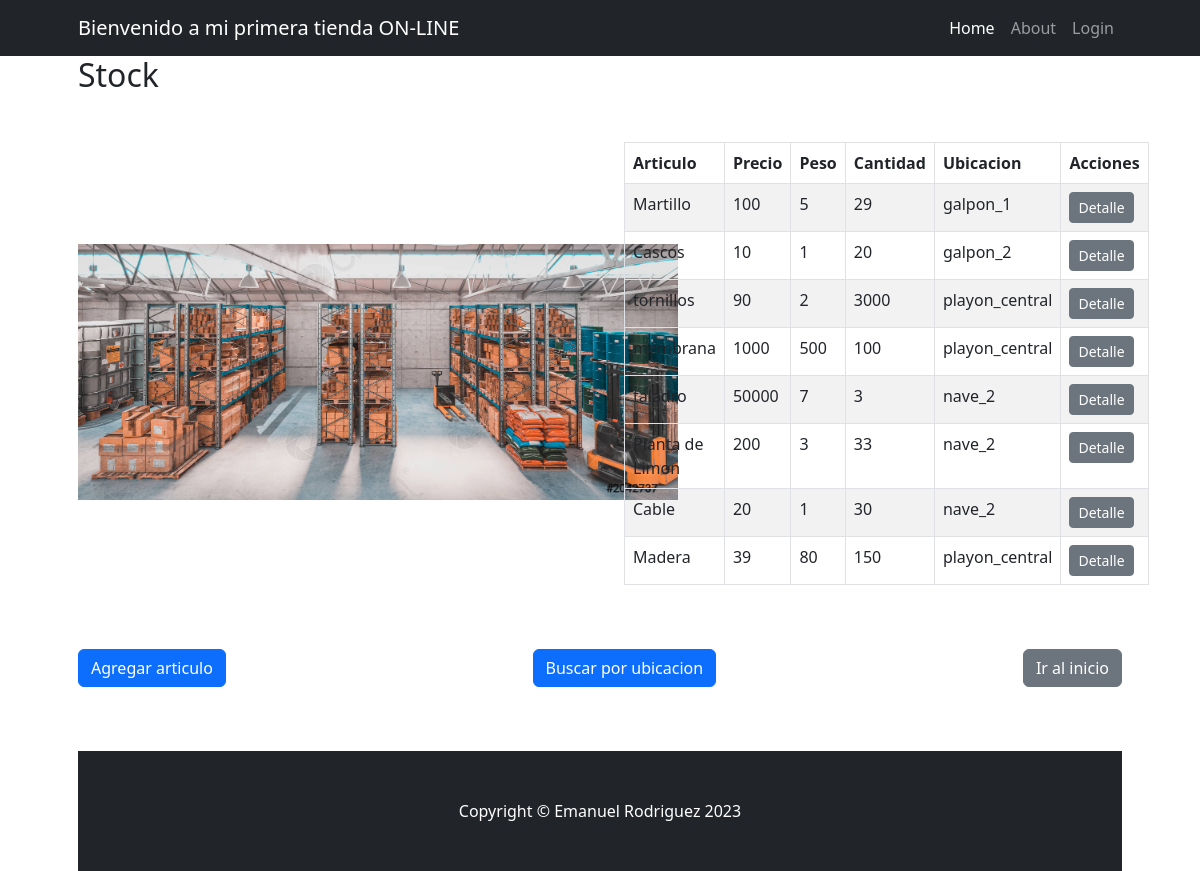
Page /stock/ on the earlier database version.
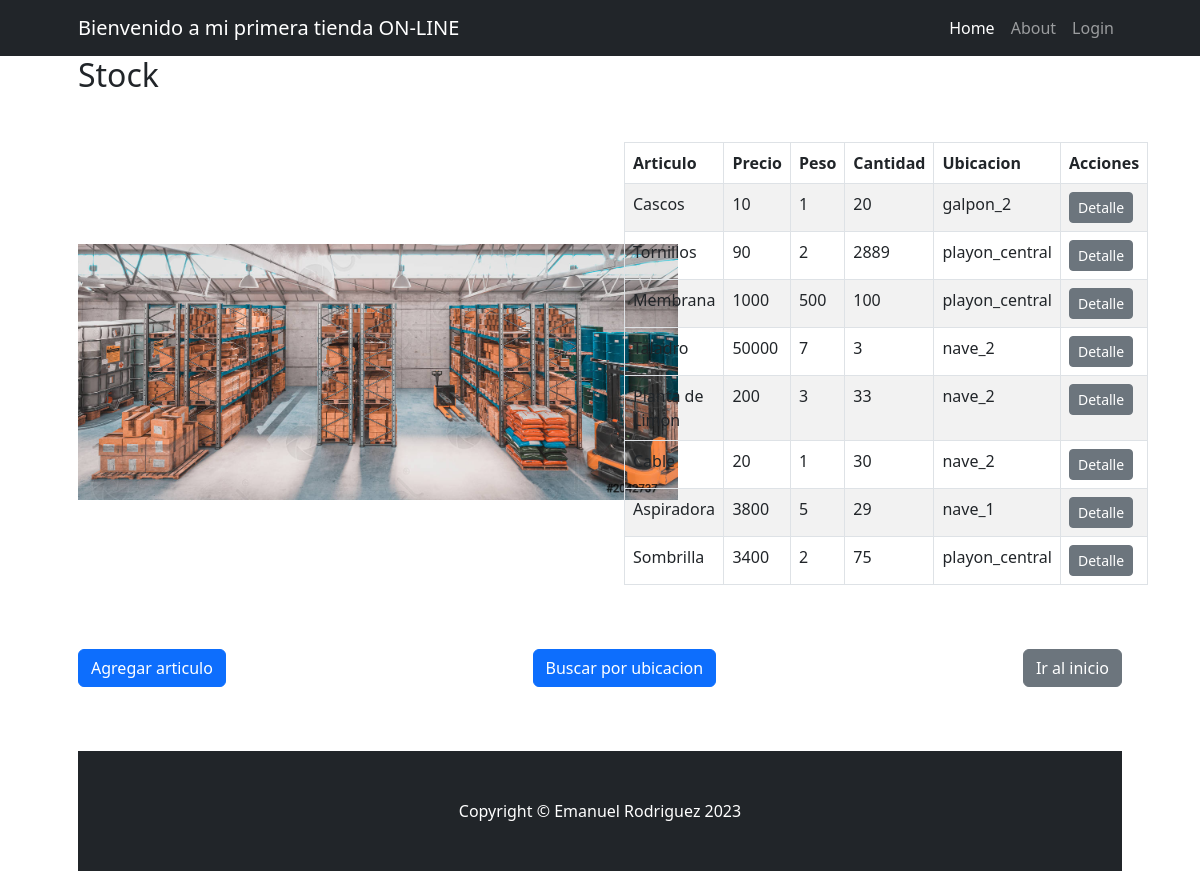
Same page on the later database version.
### stock/models.py (models this page shows, shortened)
class Stock(models.Model):
    articulo = models.CharField(max_length=100)
    precio = models.IntegerField()
    peso = models.IntegerField()
    cantidad = models.IntegerField()
    ubicacion_id = models.ForeignKey(Ubicacion, on_delete=models.SET_NULL, null=True, blank=True)
    imagen = models.ImageField(upload_to='images/', null=True, blank=True)
    descripcion = models.CharField(max_length=500, null=True, blank=True)

class Ubicacion(models.Model):
    ubicacion = models.CharField(max_length=100)
    def __str__(self) -> str:
        return self.ubicacion

### stock/views.py (the view)
# urls.py: path("", views.ClienteList.as_view(), name="index"),
def index(request):
    stock = Stock.objects.all()
    return render(request, "stock/index.html", {"stock": stock})

### stock/templates/stock/index.html (shortened to what this page needs)
{% extends "home/base.html" %}
{% load static %}
{% block title %}
    <h2>Stock</h2>
{% endblock title %}
{% block content %}
    <div class="row gx-4 gx-lg-5 align-items-center my-5">
        <div class="col-md-6">
            <img class="img-fluid float-right"
                 src=" {% static 'home/img/stock.jpeg' %}"
                 style="max-width: 600px" />
        </div>
        <div class="col-md-6">
            <table class="table table-striped table-bordered">
                <thead>
                    <tr>
                        <th>Articulo</th>
                        <th>Precio</th>
                        <th>Peso</th>
                        <th>Cantidad</th>
                        <th>Ubicacion</th>
                        <th>Acciones</th>
                    </tr>
                </thead>
                <tbody>
                    {% for stock in stock %}
                        <tr>
                            <td>{{ stock.articulo }}</td>
                            <td>{{ stock.precio }}</td>
                            <td>{{ stock.peso }}</td>
                            <td>{{ stock.cantidad }}</td>
                            <td>{{ stock.ubicacion_id }}</td>
                            <td>
                                <div class="btn-group">
                                    <a href="{% url 'stock:stock_detail' stock.id %}"
                                       class="btn btn-secondary btn-sm">Detalle</a>
                                </div>
                            </td>
                        </tr>
                    {% empty %}
                        <tr>
                            <td colspan="3">No se encontraron resultados.</td>
                        </tr>
                    {% endfor %}
                </tbody>
            </table>
        </div>
        <div class="btn-group d-flex justify-content-between mt-5">
            <p>
                <a class="btn btn-primary" href="{% url 'stock:crear' %}">Agregar articulo</a>
            </p>
            <p>
                <a class="btn btn-primary" href="{% url 'stock:buscar' %}">Buscar por ubicacion</a>
            </p>
            <p>
                <a class="btn btn-secondary" href="{% url 'home:index' %}">Ir al inicio</a>
            </p>
        </div>
    </div>
{% endblock content %}

### home/templates/home/base.html (shortened to what this page needs)
{% load static %}
<!DOCTYPE html>
<html lang="en">
    <head>
        <link href=" {% static 'home/css/styles.css' %}" rel="stylesheet" />
    </head>
    <body>
        <nav>
            {% include "home/navbar.html" %}
        </nav>
        <div class="container px-4 px-lg-5">
            {% block title %}
            {% endblock title %}
            {% block content %}
            {% endblock content %}
            <footer class="py-5 bg-dark">
                <div class="container px-4 px-lg-5">
                    <p class="m-0 text-center text-white">Copyright &copy; Emanuel Rodriguez 2023</p>
                </div>
            </footer>
        </body>
    </html>

### home/templates/home/navbar.html (shortened to what this page needs)
<nav class="navbar navbar-expand-lg navbar-dark bg-dark">
    <div class="container px-5">
        <a class="navbar-brand" href="#!">Bienvenido  a mi primera tienda ON-LINE</a>
        <div class="collapse navbar-collapse" id="navbarSupportedContent">
            <ul class="navbar-nav ms-auto mb-2 mb-lg-0">
                {% if user.is_authenticated %}
                    <li class="nav-item">
                        <a class="nav-link active"
                           aria-current="page"
                           href="{% url "home:index" %}">Home</a>
                    </li>
                    <li class="nav-item">
                        <a class="nav-link" href="{% url "cliente:index" %}">Clientes</a>
                    </li>
                    <li class="nav-item">
                        <a class="nav-link" href="{% url "compras:index" %}">Compras</a>
                    </li>
                    <li class="nav-item">
                        <a class="nav-link" href="{% url "stock:index" %}">Stock</a>
                    </li>
                    <li class="nav-item">
                        {% if user.is_staff %}
                            <a class="nav-link" href="{% url "admin:index" %}">Admin</a>
                        {% endif %}
                    </li>
                    <li class="nav-item">
                        <a class="nav-link" href="{% url "home:about" %}">About</a>
                    </li>
                    <li class="nav-item">
                        <a class="nav-link" href="{% url "home:logout" %}">Logout</a>
                    </li>
                {% else %}
                    <li class="nav-item">
                        <a class="nav-link active"
                           aria-current="page"
                           href="{% url "home:index" %}">Home</a>
                    </li>
                    <li class="nav-item">
                        <a class="nav-link" href="{% url "home:about" %}">About</a>
                    </li>
                    <li class="nav-item">
                        <a class="nav-link" href="{% url "home:login" %}">Login</a>
                    </li>
                {% endif %}
            </ul>
        </div>
    </div>
</nav>

Differences in the rows shown:
removed Stock: articulo "Martillo", precio "100", peso "5", cantidad "29", ubicacion_id "galpon_1"
removed Stock: articulo "Madera", precio "39", peso "80", cantidad "150", ubicacion_id "playon_central"
changed Stock: articulo "tornillos" → "Tornillos"; cantidad "3000" → "2889"
changed Stock: articulo "membrana" → "Membrana"
changed Stock: articulo "taladro" → "Taladro"
added Stock: articulo "Aspiradora", precio "3800", peso "5", cantidad "29", ubicacion_id "nave_1"
added Stock: articulo "Sombrilla", precio "3400", peso "2", cantidad "75", ubicacion_id "playon_central"
